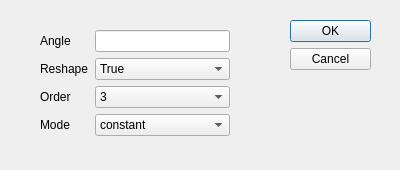
<?xml version="1.0" encoding="UTF-8"?>
<ui version="4.0">
 <class>Dialog</class>
 <widget class="QDialog" name="Dialog">
  <property name="geometry">
   <rect>
    <x>0</x>
    <y>0</y>
    <width>400</width>
    <height>170</height>
   </rect>
  </property>
  <property name="sizePolicy">
   <sizepolicy hsizetype="Fixed" vsizetype="Fixed">
    <horstretch>0</horstretch>
    <verstretch>0</verstretch>
   </sizepolicy>
  </property>
  <property name="minimumSize">
   <size>
    <width>400</width>
    <height>170</height>
   </size>
  </property>
  <property name="maximumSize">
   <size>
    <width>400</width>
    <height>170</height>
   </size>
  </property>
  <property name="windowTitle">
   <string>Dialog</string>
  </property>
  <widget class="QDialogButtonBox" name="buttonBox">
   <property name="geometry">
    <rect>
     <x>290</x>
     <y>20</y>
     <width>81</width>
     <height>241</height>
    </rect>
   </property>
   <property name="sizePolicy">
    <sizepolicy hsizetype="Fixed" vsizetype="Fixed">
     <horstretch>0</horstretch>
     <verstretch>0</verstretch>
    </sizepolicy>
   </property>
   <property name="orientation">
    <enum>Qt::Vertical</enum>
   </property>
   <property name="standardButtons">
    <set>QDialogButtonBox::Cancel|QDialogButtonBox::Ok</set>
   </property>
  </widget>
  <widget class="QWidget" name="">
   <property name="geometry">
    <rect>
     <x>40</x>
     <y>30</y>
     <width>190</width>
     <height>109</height>
    </rect>
   </property>
   <layout class="QGridLayout" name="gridLayout">
    <item row="0" column="0">
     <widget class="QLabel" name="label">
      <property name="text">
       <string>Angle</string>
      </property>
     </widget>
    </item>
    <item row="0" column="1">
     <widget class="QLineEdit" name="lineEdit_angle"/>
    </item>
    <item row="1" column="0">
     <widget class="QLabel" name="label_2">
      <property name="text">
       <string>Reshape</string>
      </property>
     </widget>
    </item>
    <item row="1" column="1">
     <widget class="QComboBox" name="comboBox_reshape">
      <item>
       <property name="text">
        <string>True</string>
       </property>
      </item>
      <item>
       <property name="text">
        <string>False</string>
       </property>
      </item>
     </widget>
    </item>
    <item row="2" column="0">
     <widget class="QLabel" name="label_3">
      <property name="text">
       <string>Order</string>
      </property>
     </widget>
    </item>
    <item row="2" column="1">
     <widget class="QComboBox" name="comboBox">
      <property name="currentIndex">
       <number>3</number>
      </property>
      <item>
       <property name="text">
        <string>0</string>
       </property>
      </item>
      <item>
       <property name="text">
        <string>1</string>
       </property>
      </item>
      <item>
       <property name="text">
        <string>2</string>
       </property>
      </item>
      <item>
       <property name="text">
        <string>3</string>
       </property>
      </item>
      <item>
       <property name="text">
        <string>4</string>
       </property>
      </item>
      <item>
       <property name="text">
        <string>5</string>
       </property>
      </item>
     </widget>
    </item>
    <item row="3" column="0">
     <widget class="QLabel" name="label_4">
      <property name="text">
       <string>Mode</string>
      </property>
     </widget>
    </item>
    <item row="3" column="1">
     <widget class="QComboBox" name="comboBox_2">
      <property name="currentIndex">
       <number>1</number>
      </property>
      <item>
       <property name="text">
        <string>reflect</string>
       </property>
      </item>
      <item>
       <property name="text">
        <string>constant</string>
       </property>
      </item>
      <item>
       <property name="text">
        <string>nearest</string>
       </property>
      </item>
      <item>
       <property name="text">
        <string>mirror</string>
       </property>
      </item>
      <item>
       <property name="text">
        <string>wrap</string>
       </property>
      </item>
     </widget>
    </item>
   </layout>
  </widget>
 </widget>
 <resources/>
 <connections>
  <connection>
   <sender>buttonBox</sender>
   <signal>accepted()</signal>
   <receiver>Dialog</receiver>
   <slot>accept()</slot>
   <hints>
    <hint type="sourcelabel">
     <x>248</x>
     <y>254</y>
    </hint>
    <hint type="destinationlabel">
     <x>157</x>
     <y>274</y>
    </hint>
   </hints>
  </connection>
  <connection>
   <sender>buttonBox</sender>
   <signal>rejected()</signal>
   <receiver>Dialog</receiver>
   <slot>reject()</slot>
   <hints>
    <hint type="sourcelabel">
     <x>316</x>
     <y>260</y>
    </hint>
    <hint type="destinationlabel">
     <x>286</x>
     <y>274</y>
    </hint>
   </hints>
  </connection>
 </connections>
</ui>
